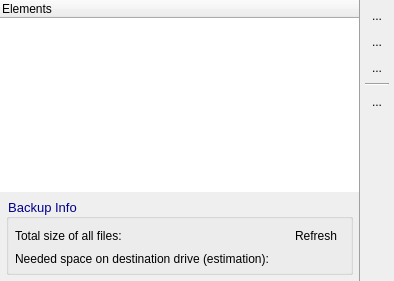
            <widget class="QWidget" name="tab_2">
             <attribute name="title">
              <string>Tasks</string>
             </attribute>
             <layout class="QGridLayout" name="gridLayout_5">
              <property name="margin">
               <number>0</number>
              </property>
              <property name="spacing">
               <number>0</number>
              </property>
              <item row="0" column="0">
               <widget class="QtdTreeWidget" name="m_pTW_Folders">
                <property name="acceptDrops">
                 <bool>true</bool>
                </property>
                <property name="styleSheet">
                 <string notr="true">QTreeWidget { border: none;}</string>
                </property>
                <property name="alternatingRowColors">
                 <bool>true</bool>
                </property>
                <column>
                 <property name="text">
                  <string>Elements</string>
                 </property>
                </column>
               </widget>
              </item>
              <item row="1" column="0">
               <layout class="QVBoxLayout" name="verticalLayout_2">
                <property name="margin">
                 <number>6</number>
                </property>
                <item>
                 <widget class="QGroupBox" name="m_pGB_BackupInfo_Local">
                  <property name="font">
                   <font>
                    <pointsize>10</pointsize>
                   </font>
                  </property>
                  <property name="styleSheet">
                   <string notr="true">QGroupBox { color: darkblue;}</string>
                  </property>
                  <property name="title">
                   <string>Backup Info</string>
                  </property>
                  <property name="flat">
                   <bool>true</bool>
                  </property>
                  <layout class="QGridLayout" name="gridLayout_2">
                   <property name="margin">
                    <number>6</number>
                   </property>
                   <property name="horizontalSpacing">
                    <number>6</number>
                   </property>
                   <item row="0" column="0">
                    <widget class="QLabel" name="label_5">
                     <property name="sizePolicy">
                      <sizepolicy hsizetype="Preferred" vsizetype="Preferred">
                       <horstretch>0</horstretch>
                       <verstretch>0</verstretch>
                      </sizepolicy>
                     </property>
                     <property name="text">
                      <string>Total size of all files:</string>
                     </property>
                    </widget>
                   </item>
                   <item row="0" column="1">
                    <widget class="QLabel" name="m_pL_TotalFileSize">
                     <property name="sizePolicy">
                      <sizepolicy hsizetype="MinimumExpanding" vsizetype="Preferred">
                       <horstretch>0</horstretch>
                       <verstretch>0</verstretch>
                      </sizepolicy>
                     </property>
                     <property name="font">
                      <font>
                       <weight>75</weight>
                       <bold>true</bold>
                      </font>
                     </property>
                     <property name="text">
                      <string/>
                     </property>
                    </widget>
                   </item>
                   <item row="1" column="0">
                    <widget class="QLabel" name="label_6">
                     <property name="sizePolicy">
                      <sizepolicy hsizetype="Preferred" vsizetype="Preferred">
                       <horstretch>0</horstretch>
                       <verstretch>0</verstretch>
                      </sizepolicy>
                     </property>
                     <property name="text">
                      <string>Needed space on destination drive (estimation):</string>
                     </property>
                    </widget>
                   </item>
                   <item row="1" column="1" colspan="2">
                    <widget class="QLabel" name="m_pL_TotalTransferredSize">
                     <property name="sizePolicy">
                      <sizepolicy hsizetype="MinimumExpanding" vsizetype="Preferred">
                       <horstretch>0</horstretch>
                       <verstretch>0</verstretch>
                      </sizepolicy>
                     </property>
                     <property name="font">
                      <font>
                       <weight>75</weight>
                       <bold>true</bold>
                      </font>
                     </property>
                     <property name="text">
                      <string/>
                     </property>
                    </widget>
                   </item>
                   <item row="0" column="2">
                    <widget class="QToolButton" name="m_pPB_RefreshSizes">
                     <property name="text">
                      <string>Refresh</string>
                     </property>
                     <property name="icon">
                      <iconset resource="../QtdSync.qrc">
                       <normaloff>:/images/restore.png</normaloff>:/images/restore.png</iconset>
                     </property>
                     <property name="toolButtonStyle">
                      <enum>Qt::ToolButtonTextBesideIcon</enum>
                     </property>
                     <property name="autoRaise">
                      <bool>true</bool>
                     </property>
                    </widget>
                   </item>
                  </layout>
                 </widget>
                </item>
               </layout>
              </item>
              <item row="0" column="1" rowspan="2">
               <widget class="QFrame" name="m_pF_AddRemove">
                <property name="styleSheet">
                 <string notr="true">QFrame#m_pF_AddRemove { border: none; border-left: 1px solid palette(dark); }</string>
                </property>
                <property name="frameShape">
                 <enum>QFrame::NoFrame</enum>
                </property>
                <layout class="QVBoxLayout" name="verticalLayout">
                 <property name="spacing">
                  <number>5</number>
                 </property>
                 <property name="margin">
                  <number>5</number>
                 </property>
                 <item>
                  <widget class="QToolButton" name="m_pPB_Config_Add">
                   <property name="sizePolicy">
                    <sizepolicy hsizetype="Minimum" vsizetype="Preferred">
                     <horstretch>0</horstretch>
                     <verstretch>0</verstretch>
                    </sizepolicy>
                   </property>
                   <property name="toolTip">
                    <string>Add Folder to Backup set</string>
                   </property>
                   <property name="text">
                    <string>...</string>
                   </property>
                   <property name="icon">
                    <iconset resource="../QtdSync.qrc">
                     <normaloff>:/images/add.png</normaloff>:/images/add.png</iconset>
                   </property>
                   <property name="autoRaise">
                    <bool>true</bool>
                   </property>
                  </widget>
                 </item>
                 <item>
                  <widget class="QToolButton" name="m_pPB_Config_Remove">
                   <property name="sizePolicy">
                    <sizepolicy hsizetype="Minimum" vsizetype="Preferred">
                     <horstretch>0</horstretch>
                     <verstretch>0</verstretch>
                    </sizepolicy>
                   </property>
                   <property name="toolTip">
                    <string>Remove Element from Backup set</string>
                   </property>
                   <property name="text">
                    <string>...</string>
                   </property>
                   <property name="icon">
                    <iconset resource="../QtdSync.qrc">
                     <normaloff>:/images/delete.png</normaloff>:/images/delete.png</iconset>
                   </property>
                   <property name="autoRaise">
                    <bool>true</bool>
                   </property>
                  </widget>
                 </item>
                 <item>
                  <widget class="QToolButton" name="m_pPB_Config_Edit">
                   <property name="sizePolicy">
                    <sizepolicy hsizetype="Minimum" vsizetype="Preferred">
                     <horstretch>0</horstretch>
                     <verstretch>0</verstretch>
                    </sizepolicy>
                   </property>
                   <property name="toolTip">
                    <string>Edit Element</string>
                   </property>
                   <property name="text">
                    <string>...</string>
                   </property>
                   <property name="icon">
                    <iconset resource="../QtdSync.qrc">
                     <normaloff>:/images/edit.png</normaloff>:/images/edit.png</iconset>
                   </property>
                   <property name="autoRaise">
                    <bool>true</bool>
                   </property>
                  </widget>
                 </item>
                 <item>
                  <widget class="Line" name="line_5">
                   <property name="orientation">
                    <enum>Qt::Horizontal</enum>
                   </property>
                  </widget>
                 </item>
                 <item>
                  <widget class="QToolButton" name="m_pPB_DoRestore">
                   <property name="sizePolicy">
                    <sizepolicy hsizetype="Minimum" vsizetype="Preferred">
                     <horstretch>0</horstretch>
                     <verstretch>0</verstretch>
                    </sizepolicy>
                   </property>
                   <property name="toolTip">
                    <string>Restore Folder</string>
                   </property>
                   <property name="text">
                    <string>...</string>
                   </property>
                   <property name="icon">
                    <iconset resource="../QtdSync.qrc">
                     <normaloff>:/images/icon_green.png</normaloff>:/images/icon_green.png</iconset>
                   </property>
                   <property name="autoRaise">
                    <bool>true</bool>
                   </property>
                  </widget>
                 </item>
                 <item>
                  <spacer name="verticalSpacer">
                   <property name="orientation">
                    <enum>Qt::Vertical</enum>
                   </property>
                   <property name="sizeType">
                    <enum>QSizePolicy::MinimumExpanding</enum>
                   </property>
                   <property name="sizeHint" stdset="0">
                    <size>
                     <width>20</width>
                     <height>40</height>
                    </size>
                   </property>
                  </spacer>
                 </item>
                </layout>
               </widget>
              </item>
             </layout>
            </widget>
